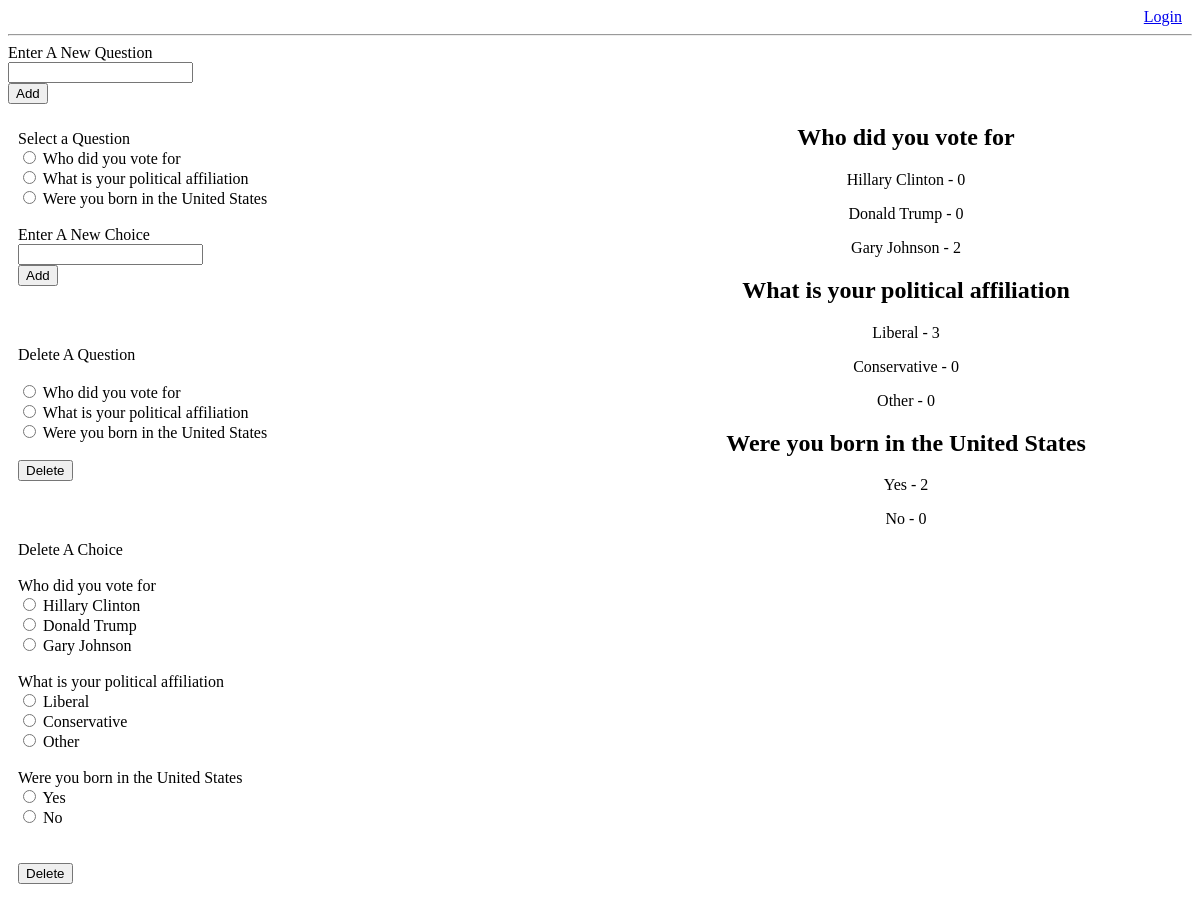
The page /questions/adminPage/ on the database as committed earlier.
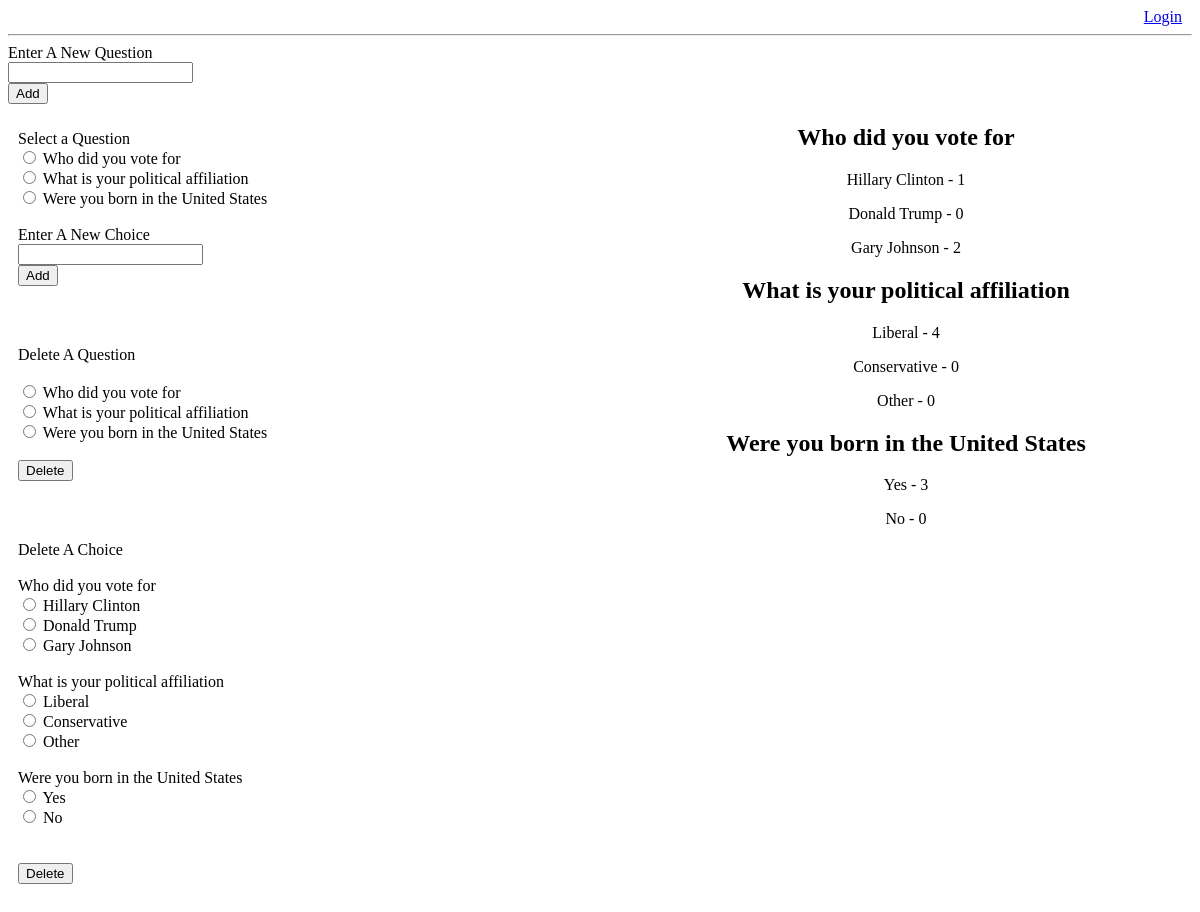
The same page on the database as committed later.
### questions/models.py (models this page shows)
class Question(models.Model):
    question_text = models.CharField(max_length=200)
    has_voted_on = models.BooleanField(default=False)
    def __str__(self):
        return self.question_text

class Choice(models.Model):
    question = models.ForeignKey(Question, on_delete=models.CASCADE)
    choice_text = models.CharField(max_length=200)
    votes = models.IntegerField(default=0)
    def __str__(self):
        return self.choice_text

### questions/views.py (the view)
def adminPage(request):
	question_list = Question.objects.all()
	choices = Choice.objects.all()
	context = {'questions': question_list, 'choices': choices}
	return render(request, 'adminPage.html', context)

### questions/templates/adminPage.html (shortened to what this page needs)
{% extends 'base.html' %}
{% load static %}
{% block content %}
<link rel="stylesheet" type="text/css" href="{% static 'questions/style.css' %}" />
<form action="/questions/add_question/" method="post" >
    <label>Enter A New Question</label><br>
    <input type="text" name="question">
    <br />
    <input type="submit" value="Add" />
</form>
{% if questions %}
<form action="/questions/add_choice/" method="post" class='adminForm'>
   <label>Select a Question</label><br>
   {% for question in questions %}
        <input type="radio" name="question" id="choice{{ forloop.counter }}" value="{{ question.id }}" />
        <label for="choice{{ forloop.counter }}">{{ question }}</label><br>
    {% endfor %}
    <br>
    <label>Enter A New Choice</label><br>
    <input type="text" name="choice">
    <br />
    <input type="submit" value="Add" />
</form>
<form action="/questions/delete_question/" method="post" class='adminForm'>
    <label>Delete A Question</label><br><br>
    {% for question in questions %}
        <input type="radio" name="question" id="choice{{ forloop.counter }}" value="{{ question.id }}" />
        <label for="choice{{ forloop.counter }}">{{ question }}</label><br />
    {% endfor %}
    <br />
    <input type="submit" value="Delete" />
</form>
<form action="/questions/delete_choice/" method="post" class='adminForm'>
   <label>Delete A Choice</label><br><br>
   {% for question in questions %}
        <label >{{ question }}</label><br>
        {% for choice in question.choice_set.all %}
            <input type="radio" name="choice" id="choice{{ forloop.counter }}" value="{{ choice.id }}" />
            <label for="choice{{ forloop.counter }}">{{ choice.choice_text }}</label><br>
        {% endfor %}<br>
    {% endfor %}
    <br>
    <input type="submit" value="Delete" />
</form>
    {% for question in questions %}
        <h2 class='center'>{{question}}</h2>
        {% for choice in choices %}
            {% if choice.question == question %}
                <ul class='center'>{{choice}} - {{choice.votes}}</ul>
            {% endif %}
        {% endfor %}
    {% endfor %}
{% else %}
    <h2 class='right'>There are currently no questions created.</h2>
{% endif %}
{% endblock %}

### questions/templates/base.html (shortened to what this page needs)
{% load static %}
<link rel="stylesheet" type="text/css" href="{% static 'questions/style.css' %}" />
<head>
</head>
<body>
    {% if user.is_authenticated %}
        <header class='right'>
            <a href = "/questions/adminPage" class='space'>Results</a>
            <a href = "/questions/" class='space'>Survey</a>
            <a href="/logout" class='space'>Log Out</a>
        </header>
    {% else %}
        <header class='right'>
            <a href = "/questions/login" class='space'>Login</a>
        </header>
    {% endif %}
    <hr>
    {% block content %}{% endblock %}
</body>

### questions/static/questions/style.css (style rules this page uses)
.center { text-align: center; }
.space { padding: 10px; }
.right { text-align: right; }
.adminForm { margin-bottom: 40px; padding: 10px; width: 50%; float: left; }

Rows that differ between the two databases and show on the page:
changed Choice "Hillary Clinton": votes "0" → "1"
changed Choice "Liberal": votes "3" → "4"
changed Choice "Yes": votes "2" → "3"
